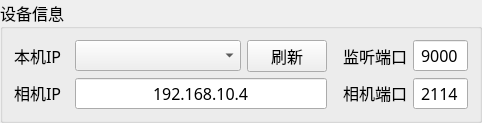
           <widget class="QGroupBox" name="gb_deviceInfo">
            <property name="sizePolicy">
             <sizepolicy hsizetype="Preferred" vsizetype="Expanding">
              <horstretch>0</horstretch>
              <verstretch>0</verstretch>
             </sizepolicy>
            </property>
            <property name="font">
             <font>
              <family>微软雅黑</family>
              <pointsize>12</pointsize>
             </font>
            </property>
            <property name="title">
             <string>设备信息</string>
            </property>
            <layout class="QGridLayout" name="gridLayout_18" columnstretch="1,3,1,0,1,1">
             <item row="0" column="1">
              <widget class="QComboBox" name="cb_hostIP">
               <property name="sizePolicy">
                <sizepolicy hsizetype="Expanding" vsizetype="Fixed">
                 <horstretch>0</horstretch>
                 <verstretch>0</verstretch>
                </sizepolicy>
               </property>
               <property name="currentText">
                <string/>
               </property>
              </widget>
             </item>
             <item row="1" column="0">
              <widget class="QLabel" name="label_23">
               <property name="sizePolicy">
                <sizepolicy hsizetype="Minimum" vsizetype="Fixed">
                 <horstretch>0</horstretch>
                 <verstretch>0</verstretch>
                </sizepolicy>
               </property>
               <property name="text">
                <string>相机IP</string>
               </property>
               <property name="alignment">
                <set>Qt::AlignLeading|Qt::AlignLeft|Qt::AlignVCenter</set>
               </property>
              </widget>
             </item>
             <item row="0" column="5">
              <widget class="QLineEdit" name="le_hostPort">
               <property name="sizePolicy">
                <sizepolicy hsizetype="Preferred" vsizetype="Fixed">
                 <horstretch>0</horstretch>
                 <verstretch>0</verstretch>
                </sizepolicy>
               </property>
               <property name="minimumSize">
                <size>
                 <width>40</width>
                 <height>0</height>
                </size>
               </property>
               <property name="text">
                <string>9000</string>
               </property>
               <property name="maxLength">
                <number>5</number>
               </property>
               <property name="alignment">
                <set>Qt::AlignCenter</set>
               </property>
              </widget>
             </item>
             <item row="0" column="0">
              <widget class="QLabel" name="label">
               <property name="sizePolicy">
                <sizepolicy hsizetype="Minimum" vsizetype="Fixed">
                 <horstretch>0</horstretch>
                 <verstretch>0</verstretch>
                </sizepolicy>
               </property>
               <property name="text">
                <string>本机IP</string>
               </property>
               <property name="alignment">
                <set>Qt::AlignLeading|Qt::AlignLeft|Qt::AlignVCenter</set>
               </property>
              </widget>
             </item>
             <item row="0" column="4">
              <widget class="QLabel" name="label_9">
               <property name="sizePolicy">
                <sizepolicy hsizetype="MinimumExpanding" vsizetype="Fixed">
                 <horstretch>0</horstretch>
                 <verstretch>0</verstretch>
                </sizepolicy>
               </property>
               <property name="text">
                <string>监听端口</string>
               </property>
               <property name="alignment">
                <set>Qt::AlignLeading|Qt::AlignLeft|Qt::AlignVCenter</set>
               </property>
              </widget>
             </item>
             <item row="1" column="5">
              <widget class="QLineEdit" name="le_stackCameraPort">
               <property name="sizePolicy">
                <sizepolicy hsizetype="Preferred" vsizetype="Fixed">
                 <horstretch>0</horstretch>
                 <verstretch>0</verstretch>
                </sizepolicy>
               </property>
               <property name="minimumSize">
                <size>
                 <width>40</width>
                 <height>0</height>
                </size>
               </property>
               <property name="text">
                <string>2114</string>
               </property>
               <property name="maxLength">
                <number>5</number>
               </property>
               <property name="alignment">
                <set>Qt::AlignCenter</set>
               </property>
              </widget>
             </item>
             <item row="1" column="4">
              <widget class="QLabel" name="label_24">
               <property name="sizePolicy">
                <sizepolicy hsizetype="MinimumExpanding" vsizetype="Fixed">
                 <horstretch>0</horstretch>
                 <verstretch>0</verstretch>
                </sizepolicy>
               </property>
               <property name="text">
                <string>相机端口</string>
               </property>
               <property name="alignment">
                <set>Qt::AlignLeading|Qt::AlignLeft|Qt::AlignVCenter</set>
               </property>
              </widget>
             </item>
             <item row="0" column="2">
              <widget class="QPushButton" name="pb_refreshIPList">
               <property name="sizePolicy">
                <sizepolicy hsizetype="MinimumExpanding" vsizetype="Fixed">
                 <horstretch>0</horstretch>
                 <verstretch>0</verstretch>
                </sizepolicy>
               </property>
               <property name="text">
                <string>刷新</string>
               </property>
              </widget>
             </item>
             <item row="1" column="1" colspan="2">
              <widget class="QLineEdit" name="le_stackCameraIP">
               <property name="sizePolicy">
                <sizepolicy hsizetype="Expanding" vsizetype="Fixed">
                 <horstretch>0</horstretch>
                 <verstretch>0</verstretch>
                </sizepolicy>
               </property>
               <property name="text">
                <string>192.168.10.4</string>
               </property>
               <property name="maxLength">
                <number>15</number>
               </property>
               <property name="alignment">
                <set>Qt::AlignCenter</set>
               </property>
              </widget>
             </item>
             <item row="1" column="3">
              <spacer name="horizontalSpacer">
               <property name="orientation">
                <enum>Qt::Horizontal</enum>
               </property>
               <property name="sizeType">
                <enum>QSizePolicy::Fixed</enum>
               </property>
               <property name="sizeHint" stdset="0">
                <size>
                 <width>10</width>
                 <height>20</height>
                </size>
               </property>
              </spacer>
             </item>
             <item row="0" column="3">
              <spacer name="horizontalSpacer_4">
               <property name="orientation">
                <enum>Qt::Horizontal</enum>
               </property>
               <property name="sizeType">
                <enum>QSizePolicy::Fixed</enum>
               </property>
               <property name="sizeHint" stdset="0">
                <size>
                 <width>10</width>
                 <height>20</height>
                </size>
               </property>
              </spacer>
             </item>
            </layout>
           </widget>
